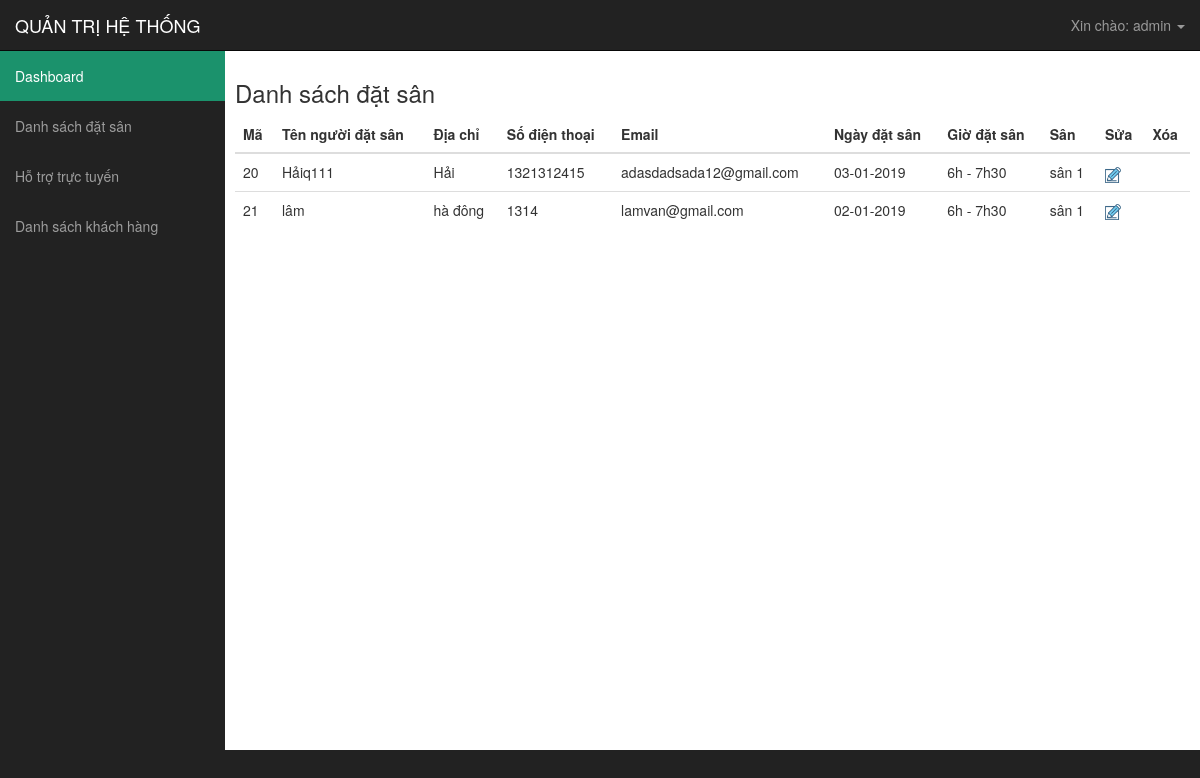
/bailam/admin/showdatsan.php, run on the app's committed database.
### tables this page shows
CREATE TABLE `datsan` (
  `id` int(11) NOT NULL,
  `tennguoidatsan` varchar(200) DEFAULT NULL,
  `diachi` varchar(200) DEFAULT NULL,
  `sdt` char(10) DEFAULT NULL,
  `email` varchar(200) DEFAULT NULL,
  `ngaydatsan` varchar(200) DEFAULT NULL,
  `giodatsan` varchar(200) DEFAULT NULL,
  `sosan` varchar(200) DEFAULT NULL,
  `trangthai` int(1) DEFAULT NULL
);

### bailam/admin/showdatsan.php (the view, shortened to what this page needs)
<!DOCTYPE html>
<html lang="en">
<head>
    <link href="../css/bootstrap.min.css" rel="stylesheet">
    <link href="../css/sb-admin.css" rel="stylesheet">
    <link href="../css/plugins/morris.css" rel="stylesheet">
    <link rel="stylesheet" href="../css/fontawesome-webfont.woff" type="text/css">
    <link rel="stylesheet" href="../js2">
</head>
<body>
    <div id="wrapper">
        <nav class="navbar navbar-inverse navbar-fixed-top" role="navigation">
            <div class="navbar-header">
                <a class="navbar-brand" href="index.php">QUẢN TRỊ HỆ THỐNG</a>
            </div>
            <ul class="nav navbar-right top-nav">
                <li class="dropdown">
                    <a href="#" class="dropdown-toggle" data-toggle="dropdown"><i class="fa fa-user"></i> Xin chào:&nbsp;admin <b class="caret"></b></a>
                </li>
            </ul>
            <div class="collapse navbar-collapse navbar-ex1-collapse">
                <ul class="nav navbar-nav side-nav">
                    <li style="background:#1b926c;color:#fff;">
                        <a href="index.php" style="color:#fff;"><i class="fa fa-fw fa-dashboard"></i> Dashboard</a>
                    </li>
                    <li>
                        <a href="javascript:;" data-toggle="collapse" data-target="#demo_dm"><i class="fa fa-fw fa-file"></i> Danh sách đặt sân <i class="fa fa-fw fa-caret-down"></i></a>
                    </li>
                    <li>
                        <a href="javascript:;" data-toggle="collapse" data-target="#demo_dm"><i class="fa fa-fw fa-file"></i> Hỗ trợ trực tuyến <i class="fa fa-fw fa-caret-down"></i></a>
                    </li>
                    <li>
                        <a href="javascript:;" data-toggle="collapse" data-target="#demo_vd"><i class="fa fa-fw fa-file"></i> Danh sách khách hàng <i class="fa fa-fw fa-caret-down"></i></a>
                    </li>
                </ul>
            </div>
        </nav>
        <div id="page-wrapper">
            <?php include('../ketnoi.php'); ?>
            <div class="row">
                <div class="col-lg-12 col-md-12 col-sm-12 col-xs-12">
                    <h3>Danh sách đặt sân</h3>
                    <table class="table table-hover">
                        <thead>
                            <tr>
                                <th>
                                    Mã
                                </th>
                                <th>
                                    Tên người đặt sân
                                </th>
                                <th>
                                    Địa chỉ
                                </th>
                                <th>
                                    Số điện thoại
                                </th>
                                <th>
                                    Email
                                </th>
                                <th>
                                    Ngày đặt sân
                                </th>
                                <th>
                                    Giờ đặt sân
                                </th>
                                <th>
                                    Sân
                                </th>
                                <th>
                                    Sửa
                                </th>
                                <th>
                                    Xóa
                                </th>
                            </tr>
                        </thead>
                        <tbody>
                            <?php
                            $query="select * from datsan";
                            $result = mysqli_query($conn,$query) or die ("Query {$query} \n <br/>
                                MYSQL error:" .mysqli_error($conn));
                            while ($ds=mysqli_fetch_array($result,MYSQLI_ASSOC)) {
                                ?>
                                <tr>
                                    <td> <?php echo $ds['id']; ?></td>
                                    <td> <?php echo $ds['tennguoidatsan']; ?></td>
                                    <td> <?php echo $ds['diachi']; ?></td>
                                    <td><?php echo $ds['sdt']; ?></td>
                                    <td><?php echo $ds['email']; ?></td>
                                    <td><?php echo $ds['ngaydatsan']; ?></td>
                                    <td><?php echo $ds['giodatsan']; ?></td>
                                    <td><?php echo $ds['sosan']; ?></td>
                                    <td> <a href="edit_ds.php?id=<?php echo $ds['id']; ?>"><img width="16" src="../image/icon_edit.png" htef="edit_kh.php"></a></td>
                                    <td> <a onclick="return confirm('Bạn có thực sự muốn xóa không!');" href="delete_ds.php?id=<?php echo $ds['id']; ?>"><img width="16" src="../image/icon_xoa.png" alt=""></a></td>
                                </tr>
                                <?php
                            }
                            ?>
                        </tbody>
                    </table>
                </div>
            </div>
        </div>
    </div>
</body>
</html>

### bailam/css/sb-admin.css (style rules this page uses)
body { margin-top: 100px; background-color: #222; }
@media (min-width:768px) { body { margin-top: 50px; } }
#wrapper { padding-left: 0; }
#page-wrapper { width: 100%; height:700px !important; padding: 0; background-color: #fff; }
@media (min-width:768px) { #wrapper { padding-left: 225px; } }
@media (min-width:768px) { #page-wrapper { padding: 10px; } }
.top-nav { padding: 0 15px; }
.top-nav>li { display: inline-block; float: left; }
.top-nav>li>a { padding-top: 15px; padding-bottom: 15px; line-height: 20px; color: #999; }
@media (min-width:768px) { .side-nav { position: fixed; top: 51px; left: 225px; width: 225px; margin-left: -225px; border: none; border-radius: 0; overflow-y: auto; background-color: #222; bottom: 0; overflow-x: hidden; padding-bottom: 40px; } }
@media (min-width:768px) { .side-nav>li>a { width: 225px; } }

### data on the page
datsan: id "20", tennguoidatsan "Hảiq111", diachi "Hải", sdt "1321312415", email "adasdadsada12@gmail.com", ngaydatsan "03-01-2019", giodatsan "6h - 7h30", sosan "sân 1"
datsan: id "21", tennguoidatsan "lâm", diachi "hà đông", sdt "1314", email "lamvan@gmail.com", ngaydatsan "02-01-2019", giodatsan "6h - 7h30", sosan "sân 1"
